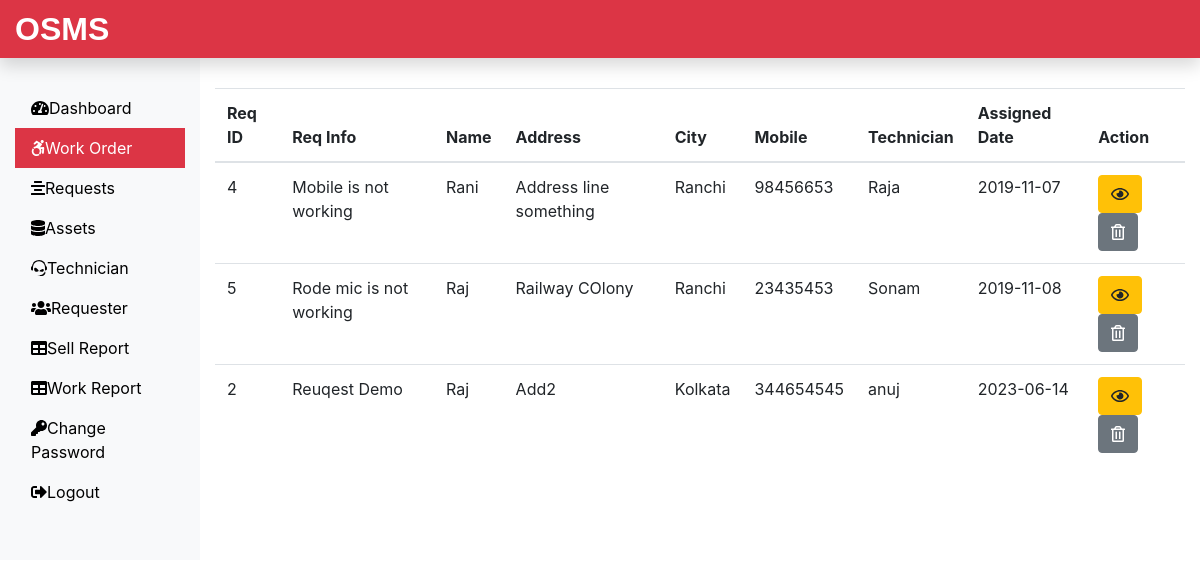
Page /Admin/work.php (signed in) on the committed database.
### tables this page shows
CREATE TABLE `assignwork_tb` (
  `rno` int(11) NOT NULL,
  `request_id` int(11) NOT NULL,
  `request_info` text NOT NULL,
  `request_desc` text NOT NULL,
  `requester_name` varchar(60) NOT NULL,
  `requester_add1` text NOT NULL,
  `requester_add2` text NOT NULL,
  `requester_city` varchar(60) NOT NULL,
  `requester_state` varchar(60) NOT NULL,
  `requester_zip` int(11) NOT NULL,
  `requester_email` varchar(60) NOT NULL,
  `requester_mobile` bigint(20) NOT NULL,
  `assign_tech` varchar(60) NOT NULL,
  `assign_date` date NOT NULL
);

### Admin/work.php (the view, shortened to what this page needs)
<?php
include('includes/header.php');
include('../dbConnection.php');
?>
<div class="col-sm-9 col-md-10 mt-5">
 <?php
  $sql = "SELECT * FROM assignwork_tb";
  $result = $conn->query($sql);
  if($result->num_rows > 0) {
   echo '<table class="table">';
    echo '<thead>';
     echo '<tr>';
      echo '<th scope="col">Req ID</th>';
      echo '<th scope="col">Req Info</th>';
      echo '<th scope="col">Name</th>';
      echo '<th scope="col">Address</th>';
      echo '<th scope="col">City</th>';
      echo '<th scope="col">Mobile</th>';
      echo '<th scope="col">Technician</th>';
      echo '<th scope="col">Assigned Date</th>';
      echo '<th scope="col">Action</th>';
     echo '</tr>';
    echo '</thead>';
    echo '<tbody>';
     while ($row = $result->fetch_assoc()){
      echo '<tr>';
       echo '<td>'.$row['request_id'].'</td>';
       echo '<td>'.$row['request_info'].'</td>';
       echo '<td>'.$row['requester_name'].'</td>';
       echo '<td>'.$row['requester_add2'].'</td>';
       echo '<td>'.$row['requester_city'].'</td>';
       echo '<td>'.$row['requester_mobile'].'</td>';
       echo '<td>'.$row['assign_tech'].'</td>';
       echo '<td>'.$row['assign_date'].'</td>';
       echo '<td>';
        echo '<form action="viewassignwork.php" method="POST" class="d-inline mr-2">';
         echo '<input type="hidden" name="id" value='.$row['request_id'].'><button class="btn btn-warning" name="view" value="View" type="submit"><i class="far fa-eye"></i></button>';
        echo '</form>';
        echo '<form action="" method="POST" class="d-inline">';
        echo '<input type="hidden" name="id" value='.$row['request_id'].'><button class="btn btn-secondary" name="delete" value="Delete" type="submit"><i class="far fa-trash-alt"></i></button>';
       echo '</form>';
       echo '</td>';
      echo '</tr>';
     }
    echo '</tbody>';
   echo '</table>';
  } else{
   echo '0 Result';
  }
 ?>
</div>
<?php include('includes/footer.php')?>

### rows in the picture
assignwork_tb: request "4", request_info "Mobile is not working", requester_name "Rani", requester_add2 "Address line something", requester_city "Ranchi", requester_mobile "98456653", assign_tech "Raja", assign_date "2019-11-07"
assignwork_tb: request "5", request_info "Rode mic is not working", requester_name "Raj", requester_add2 "Railway COlony", requester_city "Ranchi", requester_mobile "23435453", assign_tech "Sonam", assign_date "2019-11-08"
assignwork_tb: request "2", request_info "Reuqest Demo", requester_name "Raj", requester_add2 "Add2", requester_city "Kolkata", requester_mobile "344654545", assign_tech "anuj", assign_date "2023-06-14"
